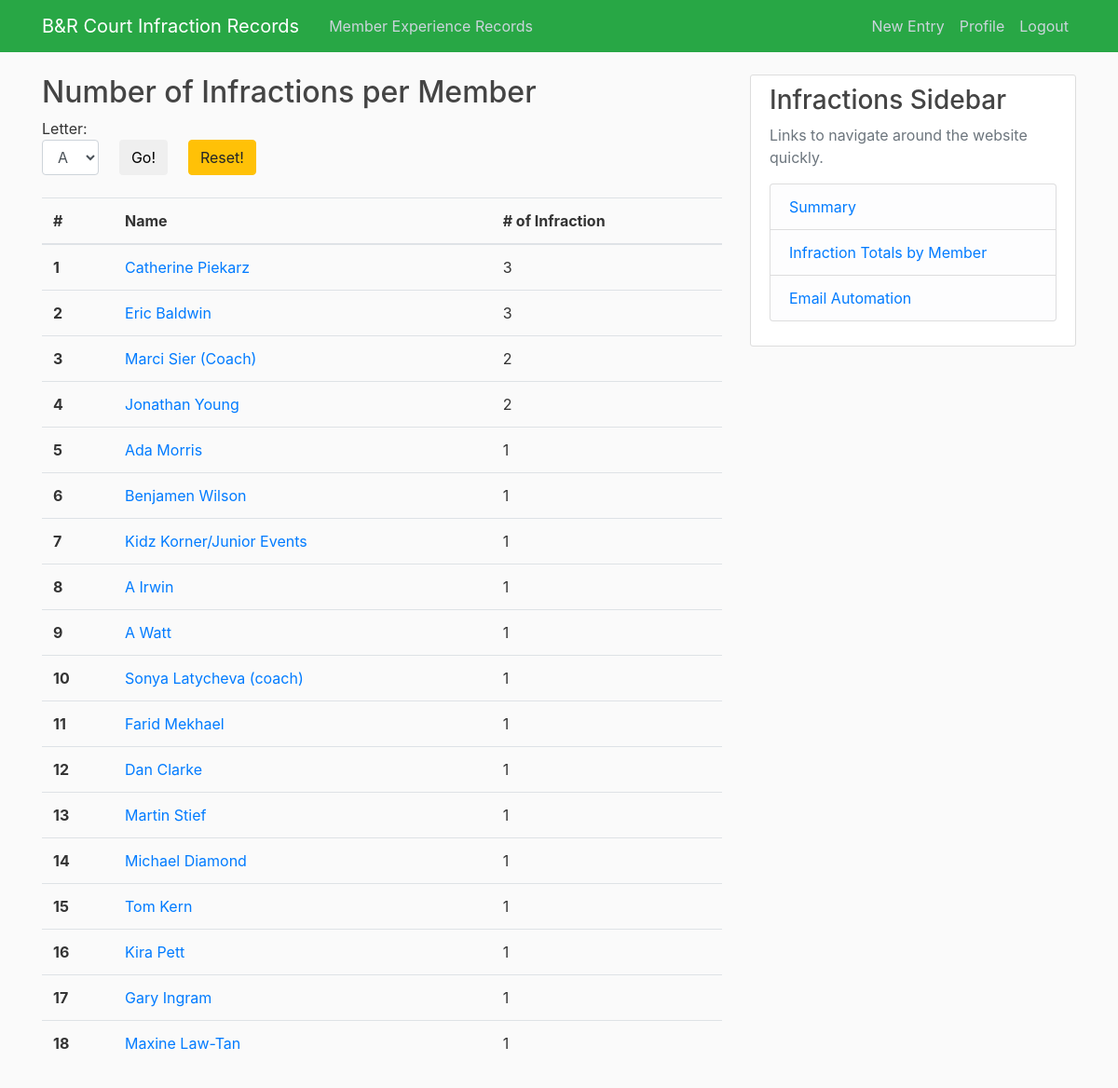
The app's page /courtinfractions/table/ (signed in), older data.
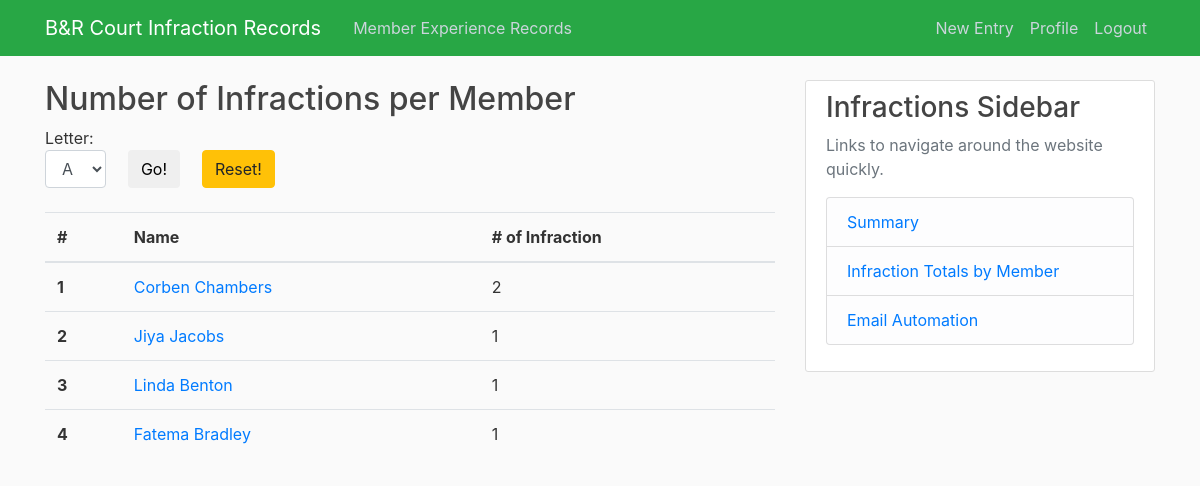
The same page, newer data.
### courtinfractions/models.py (models this page shows)
class contactInfo(models.Model):
    memberName = models.CharField(max_length=200)
    email = models.CharField(max_length=254)
    def __str__(self):
        return self.memberName

### courtinfractions/views.py (the view)
# urls.py: path('table/', views.CITableView, name='CI-table'),
@login_required
def CITableView(request):
    alphabet_list = ['A', 'B', 'C', 'D', 'E', 'F', 'G', 'H', 'I', 'J', 'K', 'L',
                     'M', 'N', 'O', 'P', 'Q', 'R', 'S', 'T', 'U', 'V', 'X', 'Y', 'Z']
    context = {}
    dict = {}
    if request.method == 'GET':
        print('A name filter has been entered')
        letter = request.GET.get('alphabet')
        if letter is None:
            infractions = courtInf.objects.order_by('-date').all()
        else:
            infractions = courtInf.objects.filter(name__memberName__startswith=letter).order_by('name').all()
    for inf in infractions:
        if inf.name in dict:
            dict[inf.name] += 1
        else:
            dict[inf.name] = 1
    sortedDict = OrderedDict(sorted(dict.items(), key=lambda x: x[1], reverse=True))
    context['table']=sortedDict.items()
    context = {
        'table': sortedDict.items(),
        'alphabet_list': alphabet_list
    }
    return render(request, 'courtinfractions/courtInf_table.html', context)

### courtinfractions/Templates/courtinfractions/courtInf_table.html (shortened to what this page needs)
{% extends 'courtinfractions/base.html' %}
{% block content %}
    <h2>Number of Infractions per Member</h2>
    <div>
        <form class="well contact-form" method='GET'>
            <div style="float:left;">
                Letter:
                <select class="well form-control" name="alphabet">
                    {% for letter in alphabet_list %}
                        <option value="{{ letter }}">{{ letter }}</option>
                    {% endfor %}
                </select>
            </div>
            <div style="float:left; margin-left:3%;">
                <br>
                <button type="submit" class="btn btn-default">Go!</button>
            </div>
            <div style="float:left; margin-left:3%;">
                <br>
                <a href="{% url 'CI-table' %}" class="btn btn-warning">Reset!</a>
            </div>
        </form>
    </div>
    <br>
    <table class="table">
        <thead>
            <tr>
                <th scope="col">#</th>
                <th scope="col">Name</th>
                <th scope="col"># of Infraction</th>
            </tr>
        </thead>
        <tbody>
    {% for key, value in table %}
        <tr>
            <th scope="row">{{ forloop.counter }}{{ endfor }}</th>
            <td><a class="article-content" href="{% url 'CI-member' key.id %}">{{ key }}</a></td>
            <td>{{ value }}</td>
        </tr>
    {% endfor %}
        </tbody>
    </table>
{% endblock content %}

Row changes from the older to the newer data that the page shows:
removed contactInfo: memberName "Catherine Piekarz", value "3"
removed contactInfo: memberName "Eric Baldwin", value "3"
removed contactInfo: memberName "Marci Sier (Coach)", value "2"
removed contactInfo: memberName "Jonathan Young", value "2"
removed contactInfo: memberName "Ada Morris", value "1"
removed contactInfo: memberName "Benjamen Wilson", value "1"
removed contactInfo: memberName "Kidz Korner/Junior Events", value "1"
removed contactInfo: memberName "A Irwin", value "1"
removed contactInfo: memberName "A Watt", value "1"
removed contactInfo: memberName "Sonya Latycheva (coach)", value "1"
removed contactInfo: memberName "Farid Mekhael", value "1"
removed contactInfo: memberName "Dan Clarke", value "1"
removed contactInfo: memberName "Martin Stief", value "1"
removed contactInfo: memberName "Michael Diamond", value "1"
removed contactInfo: memberName "Tom Kern", value "1"
removed contactInfo: memberName "Kira Pett", value "1"
removed contactInfo: memberName "Gary Ingram", value "1"
removed contactInfo: memberName "Maxine Law-Tan", value "1"
added contactInfo: memberName "Corben Chambers", value "2"
added contactInfo: memberName "Jiya Jacobs", value "1"
added contactInfo: memberName "Linda Benton", value "1"
added contactInfo: memberName "Fatema Bradley", value "1"
